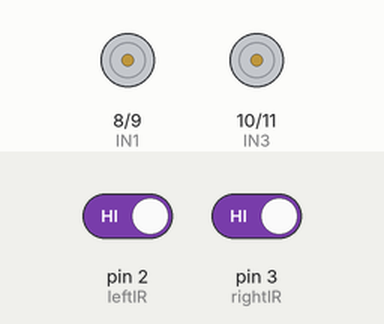
A sketch run on a simulated Arduino Uno, built with avr-gcc and run on an emulated ATmega328P. Parts: motor-driver pin pairs drawn as motors (green arrow = first pin HIGH = forward, orange = second pin HIGH = backward, longer = more drive, scaled by the enable pin). The test bench sets the inputs (shaded band); at power-on: pin 2 (leftIR) HIGH, pin 3 (rightIR) HIGH.

Above: at 1.2 s.
1.3 s: pin 2 (leftIR) driven LOW
At 1.9 s:
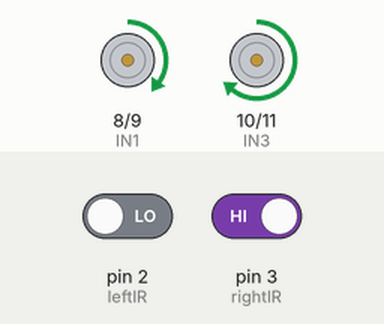
2.8 s: pin 3 (rightIR) driven LOW
At 4.0 s:
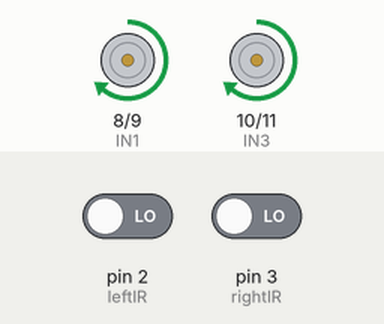
4.3 s: pin 2 (leftIR) driven HIGH
At 5.4 s:
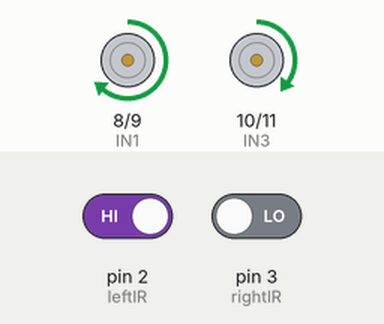
5.8 s: pin 3 (rightIR) driven HIGH
At 6.5 s:
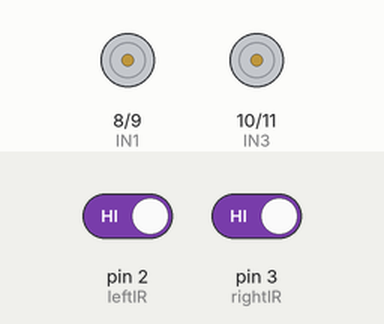
Timing chart, 0 to 8.3 s (numbered marks = the images above; inputs shaded):
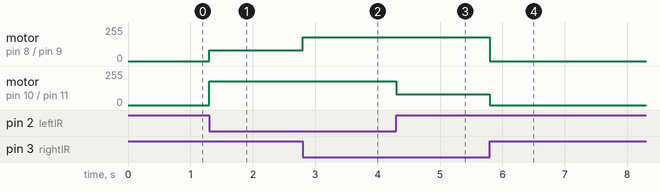

The sketch:

Line_Following_robot.ino
```cpp
const int leftIR = 2;
const int rightIR = 3;
const int ENA = 5;
const int ENB = 6;
const int IN1 = 8;
const int IN2 = 9;
const int IN3 = 10;
const int IN4 = 11;
int speedValue = 180;
void setup()
{
  pinMode(leftIR, INPUT);
  pinMode(rightIR, INPUT);
  pinMode(ENA, OUTPUT);
  pinMode(ENB, OUTPUT);
  pinMode(IN1, OUTPUT);
  pinMode(IN2, OUTPUT);
  pinMode(IN3, OUTPUT);
  pinMode(IN4, OUTPUT);
}
void forward()
{
  analogWrite(ENA, speedValue);
  analogWrite(ENB, speedValue);
  digitalWrite(IN1, HIGH);
  digitalWrite(IN2, LOW);
  digitalWrite(IN3, HIGH);
  digitalWrite(IN4, LOW);
}
void stopRobot()
{
  analogWrite(ENA,0);
  analogWrite(ENB,0);
}
void turnLeft()
{
  analogWrite(ENA, 80);
  analogWrite(ENB, speedValue);
  digitalWrite(IN1, HIGH);
  digitalWrite(IN2, LOW);
  digitalWrite(IN3, HIGH);
  digitalWrite(IN4, LOW);
}
void turnRight()
{
  analogWrite(ENA, speedValue);
  analogWrite(ENB, 80);
  digitalWrite(IN1, HIGH);
  digitalWrite(IN2, LOW);
  digitalWrite(IN3, HIGH);
  digitalWrite(IN4, LOW);
}
void loop()
{
  int left = digitalRead(leftIR);
  int right = digitalRead(rightIR);
  if(left == LOW && right == LOW)
  {
    forward();
  }
  else if(left == HIGH && right == LOW)
  {
    turnRight();
  }
  else if(left == LOW && right == HIGH)
  {
    turnLeft();
  }
  else
  {
    stopRobot();
  }
}
```

Measured:
- after the input at 1.3 s, motor on pin 8 (IN1) / pin 9 (IN2): stopped → forward 80/255 at once; motor on pin 10 (IN3) / pin 11 (IN4): stopped → forward 180/255 at once
- after the input at 2.8 s, motor on pin 8 (IN1) / pin 9 (IN2): forward 80/255 → forward 180/255 at once
- after the input at 4.3 s, motor on pin 10 (IN3) / pin 11 (IN4): forward 180/255 → forward 80/255 at once
- after the input at 5.8 s, motor on pin 8 (IN1) / pin 9 (IN2): forward 180/255 → stopped at once; motor on pin 10 (IN3) / pin 11 (IN4): forward 80/255 → stopped at once
